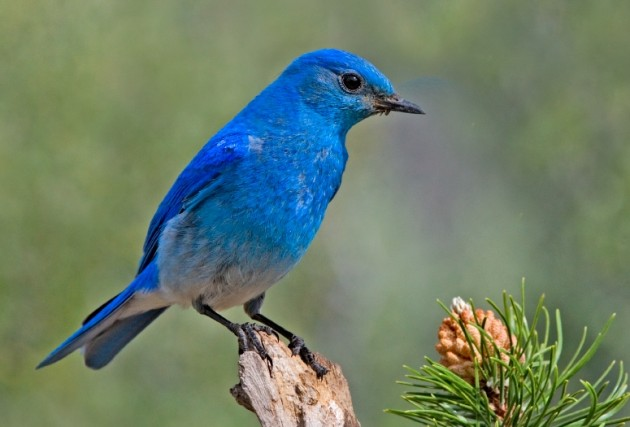
#> input picture Images and Videos/bird.jpg, 630 x 427 px, found by its file name
$ python image_segmentation.py
#> lines starting #> are read from the running program, lines starting #| are printed output that depends on the picture; after the words box and inside, x2 and y2 are one past the last pixel; in counts of white or black regions, pixels touching at a corner belong together
import cv2
import numpy as np
import matplotlib.pyplot as plt
from graph3d import Visualize3D_RGB as vis3d_rgb
from graph3d import Visualize3D_HSV as vis3d_hsv
from graph3d import hsvDisplayer as hsv_disp

img=cv2.imread("bird.jpg")
#> img is the input picture: shape (427, 630, 3); mean B, G, R 106.1, 126.5, 108.1
img_rgb=cv2.cvtColor(img,cv2.COLOR_BGR2RGB)
img_hsv=cv2.cvtColor(img,cv2.COLOR_BGR2HSV)
#> img_hsv: shape (427, 630, 3); mean H, S, V 52.1, 88.1, 137

#vis3d_rgb(img_rgb)
#vis3d_hsv(img_hsv)

lower_blue=(55,0,0)
upper_blue=(118,255,255)
mask=cv2.inRange(img_hsv,lower_blue,upper_blue)
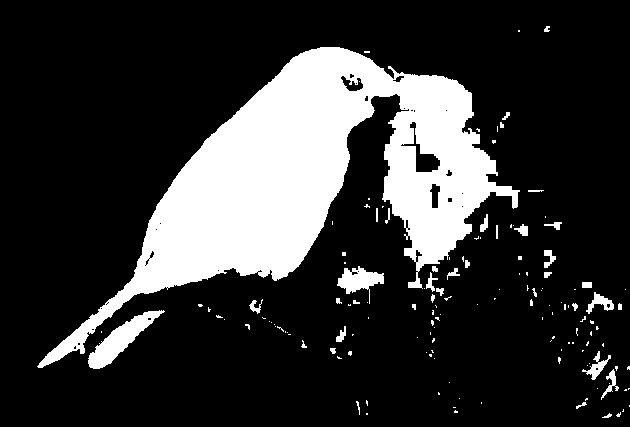
#> mask: shape (427, 630); 20.4% white; 145 white regions (107 under 20 px), largest, box (x1, y1, x2, y2) and area: (37, 47, 520, 368) 49867, (88, 310, 165, 369) 1495, (337, 266, 384, 304) 775
result=cv2.bitwise_and(img_rgb,img_rgb,mask)

plt.subplot(1,2,1)
plt.imshow(mask,cmap="gray")
cv2.imshow("mask",mask)
cv2.imshow("result",result)
cv2.waitKey(0)

$ run again, with Images and Videos/people.jpg copied over Images and Videos/bird.jpg
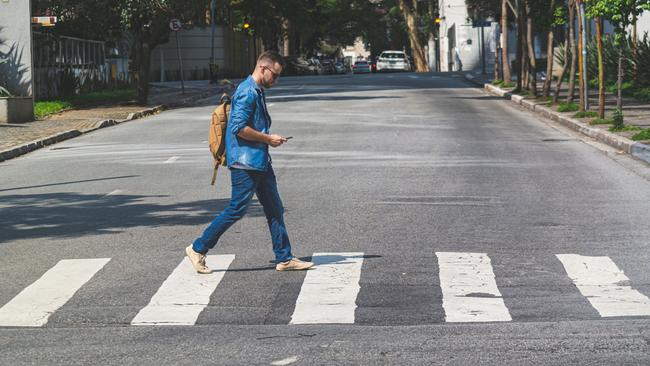
#> input picture Images and Videos/people.jpg, 650 x 366 px, found by its file name
#> img is the input picture: shape (366, 650, 3); mean B, G, R 126.5, 127.4, 126.6
#> img_hsv: shape (366, 650, 3); mean H, S, V 71.9, 24.3, 131.9
#> `mask=cv2.inRange(img_hsv,lower_blue,upper_blue)`:
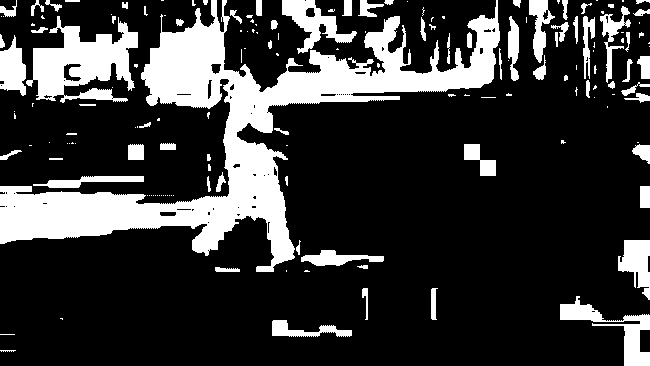
#> mask: shape (366, 650); 21.9% white; 164 white regions (90 under 20 px), largest, box (x1, y1, x2, y2) and area: (0, 0, 500, 272) 31497, (26, 16, 138, 103) 5124, (560, 296, 650, 366) 1796
